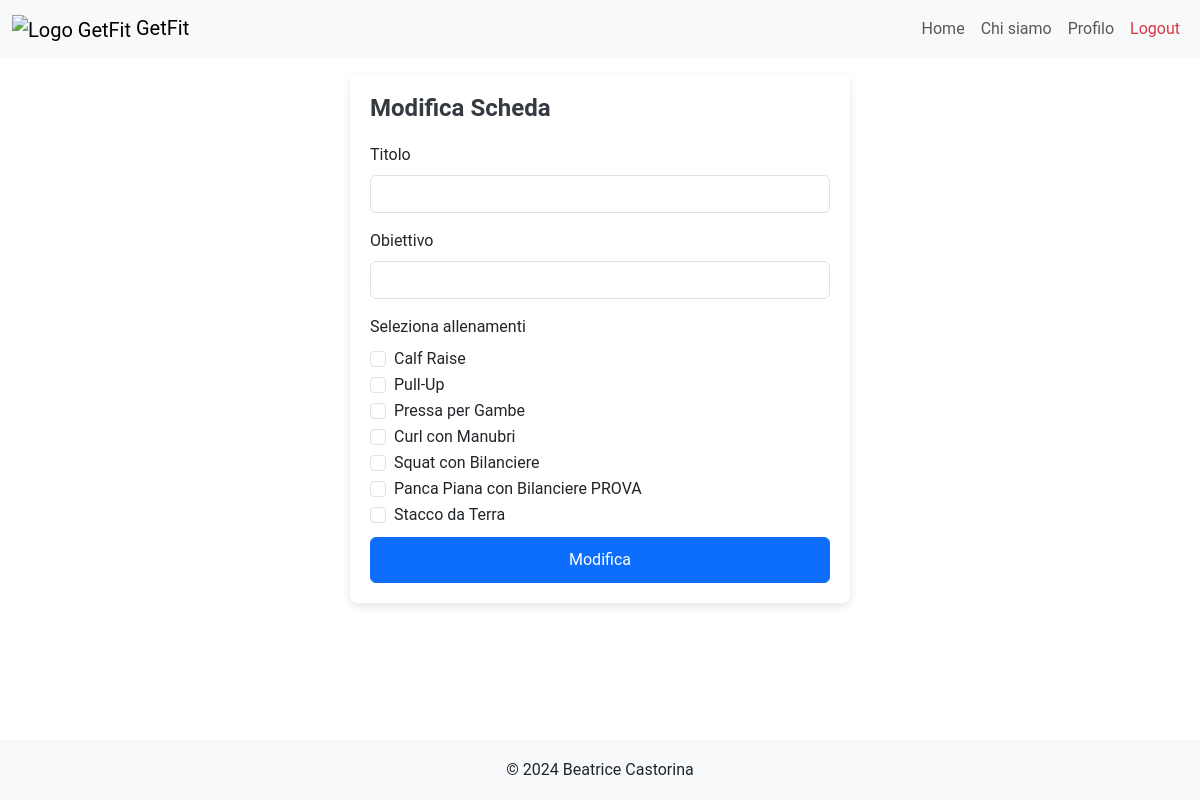
The page /modify_scheda/12 (signed in) on the database as committed earlier.
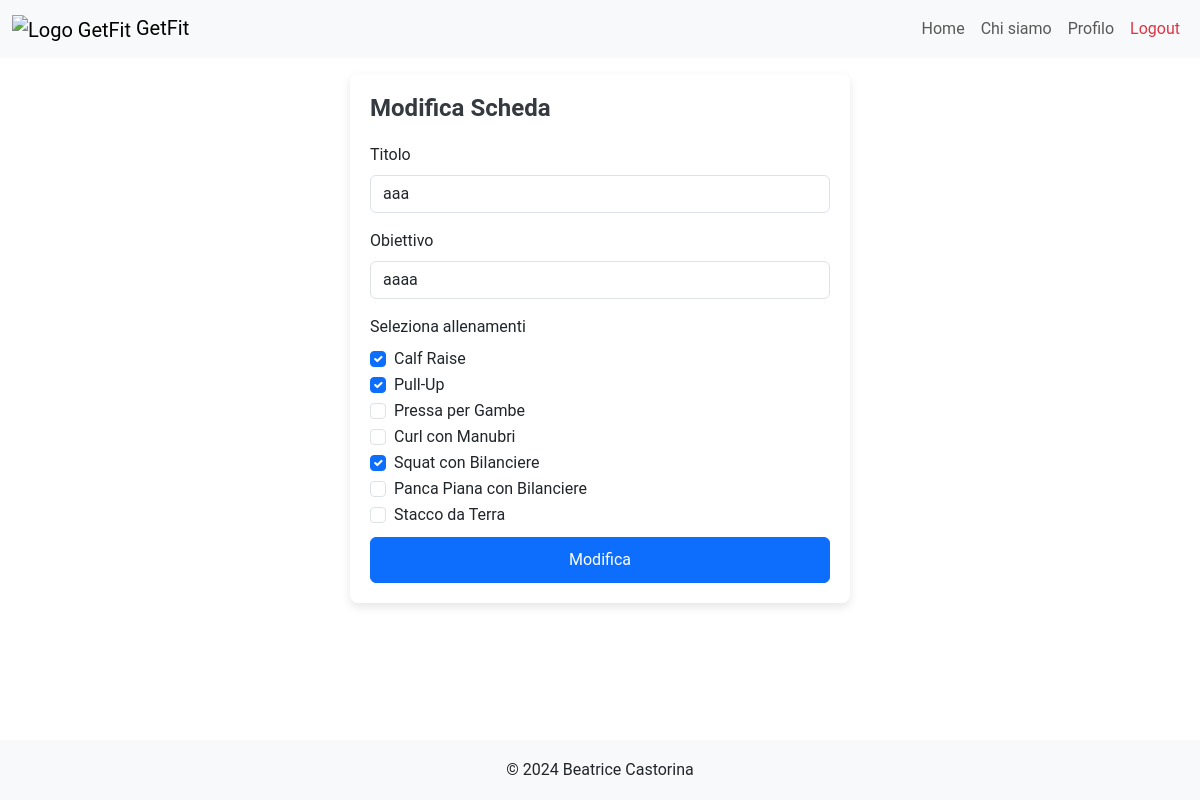
The same page on the database as committed later.
### tables this page shows
CREATE TABLE "Allenamenti" (
	"id_allenamento"	INTEGER,
	"pt_id"	INTEGER NOT NULL,
	"titolo"	TEXT NOT NULL,
	"descrizione"	TEXT NOT NULL,
	"livello"	TEXT NOT NULL,
	"visibile"	INTEGER NOT NULL,
	"data_creazione"	TEXT NOT NULL,
	PRIMARY KEY("id_allenamento" AUTOINCREMENT),
	FOREIGN KEY("pt_id") REFERENCES "PersonalTrainers"("pt_id")
);

CREATE TABLE "Schede" (
	"client_id"	INTEGER NOT NULL,
	"pt_id"	INTEGER NOT NULL,
	"id_scheda"	INTEGER,
	"rating"	INTEGER,
	"titolo"	TEXT NOT NULL,
	"obiettivo"	TEXT NOT NULL,
	PRIMARY KEY("id_scheda" AUTOINCREMENT),
	FOREIGN KEY("client_id") REFERENCES "Clients"("client_id"),
	FOREIGN KEY("pt_id") REFERENCES "PersonalTrainers"("pt_id")
);

### app.py (the view)
@app.route("/modify_scheda/<int:id_scheda>", methods=['POST','GET'])
def modify_scheda(id_scheda):
  if request.method == 'POST':
    client_id = schede_dao.get_client_id_by_id_scheda(id_scheda)
    scheda = request.form.to_dict()
    print(scheda)
    if scheda['titolo'] == '':
        app.logger.error('Il campo non può essere vuoto')
        return redirect(url_for('index'))
    if scheda['obiettivo'] == '':
      app.logger.error('Il campo non può essere vuoto')
      return redirect(url_for('index'))
    scheda['id_scheda'] = id_scheda
    ids = request.form.getlist("ids")
    print("modify scheda:", ids)
    success = schede_dao.update_scheda(scheda, ids)
    if success:
      return redirect(url_for("schede", client_id=client_id))
    flash("Impossibile modificare la scheda.", "danger")
    return redirect(url_for("index"))
  else:
    email = utenti_dao.get_email(request)
    pt_id = utenti_dao.get_user_id_by_email(email)
    scheda = schede_dao.get_scheda_by_id(id_scheda)
    allenamenti_ids = schede_dao.get_allenamenti_ids_by_id_scheda(id_scheda)
    ids = [id['id_allenamento'] for id in allenamenti_ids]
    selected = [allenamenti_dao.get_allenamento(id) for id in ids]
    allenamenti_db = allenamenti_dao.get_allenamenti()
    allenamenti=[]
    for allenamento in allenamenti_db:
      if allenamento['visibile'] == 1 or allenamento['pt_id'] == pt_id:
        allenamenti.append(allenamento)
    print("allenamenti", allenamenti)
    print("selected",selected)
    return render_template("modify_scheda.html", scheda=scheda,allenamenti=allenamenti,selected=selected)

### allenamenti_dao.py (called while the page is built)
def get_allenamenti():
	query = 'SELECT * FROM Allenamenti ORDER BY data_creazione DESC'
	connection = sqlite3.connect('db/personal.db')
	connection.row_factory = sqlite3.Row
	cursor = connection.cursor()
	cursor.execute(query)
	result = cursor.fetchall()
	print(result)
	cursor.close()
	connection.close()
	return result

def get_allenamento(id_allenamento):
	query = 'SELECT * FROM Allenamenti WHERE id_allenamento=?'
	connection = sqlite3.connect('db/personal.db')
	connection.row_factory = sqlite3.Row
	cursor = connection.cursor()
	cursor.execute(query,(id_allenamento,))
	result = cursor.fetchone()
	cursor.close()
	connection.close()
	return result

### schede_dao.py (called while the page is built)
def get_allenamenti_ids_by_id_scheda(id_scheda):
	query = 'SELECT id_allenamento FROM CompostaDa WHERE id_scheda=?'
	connection = sqlite3.connect('db/personal.db')
	connection.row_factory = sqlite3.Row
	cursor = connection.cursor()
	cursor.execute(query,(id_scheda,))
	workout_ids = cursor.fetchall()
	cursor.close()
	connection.close()
	return workout_ids

### utenti_dao.py (called while the page is built)
def get_email(request):
	try:
		return request.cookies.get('remember_token').split('|')[0]
	except Exception as e:
		return None

### templates/modify_scheda.html (shortened to what this page needs)
{% extends "base.html" %}
{% block style %} {{url_for('static', filename='login_style.css')}} {% endblock %}
{% block content %}
<div class="login-container mt-3 mb-3">
	<h2>Modifica Scheda</h2>
	<form  action="/modify_scheda/{{scheda.id_scheda}}" method="POST">
		<div class="mb-3">
      <label for="titleInput" class="form-label">Titolo</label>
      <input value="{{scheda.titolo}}" type="text" class="form-control" name="titolo" id="titleInput" required>
    </div>
    <div class="mb-3">
      <label for="obiettivoInput" class="form-label">Obiettivo</label>
      <input type="text" value="{{scheda.obiettivo}}" class="form-control" name="obiettivo" id="obiettivoInput" required>
    </div>
    <label class="form-label">Seleziona allenamenti</label>
    {% for allenamento in allenamenti %}
      <div class="form-check">
        <input class="form-check-input" type="checkbox" name="ids" value="{{allenamento.id_allenamento}}" id="flexCheck{{loop.index}}" {% if allenamento in selected %} checked {% endif %}>
        <label class="form-check-label" for="flexCheck{{loop.index}}">
          {{allenamento.titolo}}
        </label>
      </div>
    {% endfor %}
    <button type="submit" class="btn btn-primary mt-2">Modifica</button>
	</form>
</div>
{% endblock %}

Rows that differ between the two databases and show on the page:
added Schede: titolo "aaa", obiettivo "aaaa"
computed for Allenamenti "Calf Raise": ids "☐" → "☑"
computed for Allenamenti "Pull-Up": ids "☐" → "☑"
computed for Allenamenti "Squat con Bilanciere": ids "☐" → "☑"
changed Allenamenti: titolo "Panca Piana con Bilanciere PROVA" → "Panca Piana con Bilanciere"
